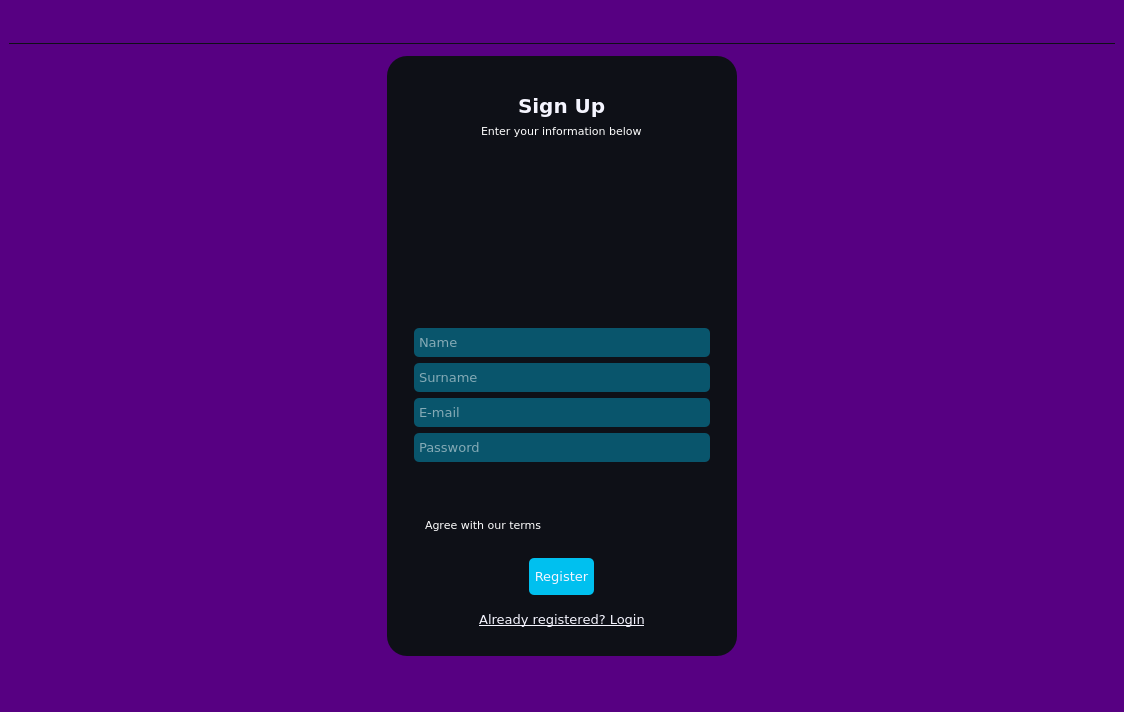
<?xml version="1.0" encoding="UTF-8"?>
<ui version="4.0">
 <class>MainWindow</class>
 <widget class="QMainWindow" name="MainWindow">
  <property name="geometry">
   <rect>
    <x>0</x>
    <y>0</y>
    <width>1124</width>
    <height>712</height>
   </rect>
  </property>
  <property name="minimumSize">
   <size>
    <width>1124</width>
    <height>712</height>
   </size>
  </property>
  <property name="maximumSize">
   <size>
    <width>1124</width>
    <height>712</height>
   </size>
  </property>
  <property name="windowTitle">
   <string>Sign Up</string>
  </property>
  <property name="styleSheet">
   <string notr="true">
*{
	border:none;
	background-color:transparent;
	background: transparent;
	padding:0;
	margin:0;
	color:#fff;
	}

#centralwidget{

	background-color: rgb(87, 0, 130);

}

#widget{
	
	border-radius: 20px;
	background-color: rgb(14, 16, 23);
}

QLineEdit{
	
	padding: 5px 3px;
	background-color: rgba(0, 192, 239, 100);
	border-radius: 5px;
}

QLineEdit:hover{
	
	padding: 5px 3px;
	background-color: rgba(0, 192, 239);
	border-radius: 5px;
}

QPushButton{
	background-color: rgb(0, 192, 239);
	padding: 10px 5px;
	border-radius: 5px;
	color: rgb(245, 245, 255);
}

#to_login, #to_register{
	background-color:transparent;

}

#register_pushButton:hover {
	
	background-color: rgb(87, 0, 130);
}

#login_pushButton:hover {
	
	background-color: rgb(87, 0, 130);

}

</string>
  </property>
  <widget class="QWidget" name="centralwidget">
   <property name="styleSheet">
    <string notr="true"/>
   </property>
   <layout class="QVBoxLayout" name="verticalLayout">
    <item alignment="Qt::AlignTop">
     <widget class="QFrame" name="header_frame">
      <property name="minimumSize">
       <size>
        <width>0</width>
        <height>0</height>
       </size>
      </property>
      <property name="styleSheet">
       <string notr="true">#header_frame{
	border-bottom: 1px solid;
	border-bottom-color: rgb(14, 16, 23);

}

</string>
      </property>
      <property name="frameShape">
       <enum>QFrame::StyledPanel</enum>
      </property>
      <property name="frameShadow">
       <enum>QFrame::Raised</enum>
      </property>
      <layout class="QHBoxLayout" name="horizontalLayout_2">
       <property name="spacing">
        <number>0</number>
       </property>
       <property name="leftMargin">
        <number>0</number>
       </property>
       <property name="topMargin">
        <number>0</number>
       </property>
       <property name="rightMargin">
        <number>0</number>
       </property>
       <property name="bottomMargin">
        <number>0</number>
       </property>
       <item alignment="Qt::AlignRight|Qt::AlignTop">
        <widget class="QFrame" name="top_left_btns">
         <property name="styleSheet">
          <string notr="true">QPushButton{
	background-color:none;
	
}

QPushButton:hover{
	background-color:rgb(0, 192, 239);
	border-radius:10px;
}</string>
         </property>
         <property name="frameShape">
          <enum>QFrame::StyledPanel</enum>
         </property>
         <property name="frameShadow">
          <enum>QFrame::Raised</enum>
         </property>
         <layout class="QHBoxLayout" name="horizontalLayout">
          <property name="spacing">
           <number>10</number>
          </property>
          <property name="leftMargin">
           <number>0</number>
          </property>
          <property name="topMargin">
           <number>0</number>
          </property>
          <property name="rightMargin">
           <number>0</number>
          </property>
          <property name="bottomMargin">
           <number>0</number>
          </property>
          <item alignment="Qt::AlignTop">
           <widget class="QPushButton" name="minimize_pushButton">
            <property name="text">
             <string/>
            </property>
            <property name="icon">
             <iconset resource="../icons/icon.qrc">
              <normaloff>:/icon-w/minimize-w.ico</normaloff>:/icon-w/minimize-w.ico</iconset>
            </property>
           </widget>
          </item>
          <item alignment="Qt::AlignTop">
           <widget class="QPushButton" name="close_pushButton">
            <property name="styleSheet">
             <string notr="true"/>
            </property>
            <property name="text">
             <string/>
            </property>
            <property name="icon">
             <iconset resource="../icons/icon.qrc">
              <normaloff>:/icon-w/close-w.ico</normaloff>:/icon-w/close-w.ico</iconset>
            </property>
           </widget>
          </item>
         </layout>
        </widget>
       </item>
      </layout>
     </widget>
    </item>
    <item alignment="Qt::AlignHCenter|Qt::AlignVCenter">
     <widget class="QWidget" name="widget" native="true">
      <property name="minimumSize">
       <size>
        <width>350</width>
        <height>600</height>
       </size>
      </property>
      <property name="maximumSize">
       <size>
        <width>350</width>
        <height>500</height>
       </size>
      </property>
      <layout class="QVBoxLayout" name="verticalLayout_2">
       <item>
        <widget class="QStackedWidget" name="stackedWidget">
         <property name="currentIndex">
          <number>0</number>
         </property>
         <widget class="QWidget" name="registerPage">
          <layout class="QVBoxLayout" name="verticalLayout_3">
           <item alignment="Qt::AlignHCenter">
            <widget class="QLabel" name="label">
             <property name="text">
              <string/>
             </property>
             <property name="pixmap">
              <pixmap resource="../icons/icon.qrc">:/img/profile-w.png</pixmap>
             </property>
            </widget>
           </item>
           <item alignment="Qt::AlignHCenter|Qt::AlignTop">
            <widget class="QLabel" name="label_2">
             <property name="font">
              <font>
               <family>Verdana</family>
               <pointsize>15</pointsize>
               <weight>75</weight>
               <bold>true</bold>
              </font>
             </property>
             <property name="styleSheet">
              <string notr="true">color: rgb(245, 245, 255);</string>
             </property>
             <property name="text">
              <string>Sign Up</string>
             </property>
            </widget>
           </item>
           <item alignment="Qt::AlignHCenter|Qt::AlignTop">
            <widget class="QLabel" name="label_3">
             <property name="font">
              <font>
               <family>Verdana</family>
               <pointsize>8</pointsize>
              </font>
             </property>
             <property name="text">
              <string>Enter your information below</string>
             </property>
            </widget>
           </item>
           <item>
            <spacer name="verticalSpacer">
             <property name="orientation">
              <enum>Qt::Vertical</enum>
             </property>
             <property name="sizeHint" stdset="0">
              <size>
               <width>20</width>
               <height>40</height>
              </size>
             </property>
            </spacer>
           </item>
           <item>
            <widget class="QFrame" name="frame">
             <property name="frameShape">
              <enum>QFrame::StyledPanel</enum>
             </property>
             <property name="frameShadow">
              <enum>QFrame::Raised</enum>
             </property>
             <layout class="QVBoxLayout" name="verticalLayout_4">
              <item>
               <widget class="QLineEdit" name="name_lineEdit">
                <property name="font">
                 <font>
                  <family>Verdana</family>
                  <pointsize>10</pointsize>
                 </font>
                </property>
                <property name="inputMethodHints">
                 <set>Qt::ImhNone</set>
                </property>
                <property name="echoMode">
                 <enum>QLineEdit::Normal</enum>
                </property>
                <property name="placeholderText">
                 <string>Name</string>
                </property>
               </widget>
              </item>
              <item>
               <widget class="QLineEdit" name="surname_lineEdit">
                <property name="font">
                 <font>
                  <family>Verdana</family>
                  <pointsize>10</pointsize>
                 </font>
                </property>
                <property name="placeholderText">
                 <string>Surname</string>
                </property>
               </widget>
              </item>
              <item>
               <widget class="QLineEdit" name="register_email_lineEdit">
                <property name="font">
                 <font>
                  <family>Verdana</family>
                  <pointsize>10</pointsize>
                  <weight>50</weight>
                  <bold>false</bold>
                 </font>
                </property>
                <property name="inputMethodHints">
                 <set>Qt::ImhNone</set>
                </property>
                <property name="placeholderText">
                 <string>E-mail</string>
                </property>
               </widget>
              </item>
              <item>
               <widget class="QLineEdit" name="register_password_lineEdit">
                <property name="font">
                 <font>
                  <family>Verdana</family>
                  <pointsize>10</pointsize>
                 </font>
                </property>
                <property name="echoMode">
                 <enum>QLineEdit::Password</enum>
                </property>
                <property name="placeholderText">
                 <string>Password</string>
                </property>
               </widget>
              </item>
              <item>
               <spacer name="verticalSpacer_2">
                <property name="orientation">
                 <enum>Qt::Vertical</enum>
                </property>
                <property name="sizeHint" stdset="0">
                 <size>
                  <width>20</width>
                  <height>40</height>
                 </size>
                </property>
               </spacer>
              </item>
             </layout>
            </widget>
           </item>
           <item>
            <widget class="QCheckBox" name="checkBox">
             <property name="font">
              <font>
               <family>Verdana</family>
               <pointsize>8</pointsize>
              </font>
             </property>
             <property name="styleSheet">
              <string notr="true">QCheckBox{
	padding-bottom:20px;
}

</string>
             </property>
             <property name="text">
              <string>Agree with our terms</string>
             </property>
             <property name="tristate">
              <bool>false</bool>
             </property>
            </widget>
           </item>
           <item alignment="Qt::AlignHCenter">
            <widget class="QPushButton" name="register_pushButton">
             <property name="font">
              <font>
               <family>Verdana</family>
               <pointsize>10</pointsize>
              </font>
             </property>
             <property name="cursor">
              <cursorShape>ArrowCursor</cursorShape>
             </property>
             <property name="styleSheet">
              <string notr="true"/>
             </property>
             <property name="text">
              <string>Register</string>
             </property>
            </widget>
           </item>
           <item alignment="Qt::AlignHCenter">
            <widget class="QPushButton" name="to_login">
             <property name="font">
              <font>
               <family>Verdana</family>
               <pointsize>10</pointsize>
               <underline>true</underline>
              </font>
             </property>
             <property name="cursor">
              <cursorShape>PointingHandCursor</cursorShape>
             </property>
             <property name="styleSheet">
              <string notr="true">QPushButton:hover{
	
	color: rgb(173, 65, 255);

}</string>
             </property>
             <property name="text">
              <string>Already registered? Login</string>
             </property>
            </widget>
           </item>
          </layout>
         </widget>
         <widget class="QWidget" name="loginPage">
          <layout class="QVBoxLayout" name="verticalLayout_6">
           <item alignment="Qt::AlignHCenter">
            <widget class="QLabel" name="label_5">
             <property name="text">
              <string/>
             </property>
             <property name="pixmap">
              <pixmap resource="../icons/icon.qrc">:/img/profile-w.png</pixmap>
             </property>
            </widget>
           </item>
           <item alignment="Qt::AlignHCenter">
            <widget class="QLabel" name="label_4">
             <property name="font">
              <font>
               <family>Verdana</family>
               <pointsize>15</pointsize>
               <weight>75</weight>
               <bold>true</bold>
              </font>
             </property>
             <property name="styleSheet">
              <string notr="true">color: rgb(245, 245, 255);</string>
             </property>
             <property name="text">
              <string>Log In</string>
             </property>
            </widget>
           </item>
           <item alignment="Qt::AlignHCenter">
            <widget class="QLabel" name="label_6">
             <property name="font">
              <font>
               <family>Verdana</family>
               <pointsize>8</pointsize>
              </font>
             </property>
             <property name="styleSheet">
              <string notr="true">color: rgb(245, 245, 255);</string>
             </property>
             <property name="text">
              <string>Enter your information below</string>
             </property>
            </widget>
           </item>
           <item>
            <spacer name="verticalSpacer_3">
             <property name="orientation">
              <enum>Qt::Vertical</enum>
             </property>
             <property name="sizeHint" stdset="0">
              <size>
               <width>20</width>
               <height>100</height>
              </size>
             </property>
            </spacer>
           </item>
           <item alignment="Qt::AlignTop">
            <widget class="QFrame" name="frame_2">
             <property name="frameShape">
              <enum>QFrame::StyledPanel</enum>
             </property>
             <property name="frameShadow">
              <enum>QFrame::Raised</enum>
             </property>
             <layout class="QVBoxLayout" name="verticalLayout_5">
              <item>
               <widget class="QLineEdit" name="email_lineEdit">
                <property name="font">
                 <font>
                  <family>Verdana</family>
                  <pointsize>10</pointsize>
                  <weight>50</weight>
                  <bold>false</bold>
                 </font>
                </property>
                <property name="styleSheet">
                 <string notr="true"/>
                </property>
                <property name="placeholderText">
                 <string>E-mail</string>
                </property>
               </widget>
              </item>
              <item>
               <widget class="QLineEdit" name="password_lineEdit">
                <property name="minimumSize">
                 <size>
                  <width>0</width>
                  <height>0</height>
                 </size>
                </property>
                <property name="font">
                 <font>
                  <family>Verdana</family>
                  <pointsize>10</pointsize>
                 </font>
                </property>
                <property name="echoMode">
                 <enum>QLineEdit::Password</enum>
                </property>
                <property name="placeholderText">
                 <string>Password</string>
                </property>
               </widget>
              </item>
             </layout>
            </widget>
           </item>
           <item>
            <spacer name="verticalSpacer_4">
             <property name="orientation">
              <enum>Qt::Vertical</enum>
             </property>
             <property name="sizeHint" stdset="0">
              <size>
               <width>20</width>
               <height>50</height>
              </size>
             </property>
            </spacer>
           </item>
           <item alignment="Qt::AlignHCenter">
            <widget class="QPushButton" name="login_pushButton">
             <property name="font">
              <font>
               <family>Verdana</family>
               <pointsize>10</pointsize>
              </font>
             </property>
             <property name="text">
              <string>Login</string>
             </property>
            </widget>
           </item>
           <item alignment="Qt::AlignHCenter">
            <widget class="QPushButton" name="to_register">
             <property name="font">
              <font>
               <family>Verdana</family>
               <pointsize>10</pointsize>
               <underline>true</underline>
              </font>
             </property>
             <property name="cursor">
              <cursorShape>PointingHandCursor</cursorShape>
             </property>
             <property name="styleSheet">
              <string notr="true">QPushButton:hover{
	
	color: rgb(173, 65, 255);

}</string>
             </property>
             <property name="text">
              <string>Not registered? Register</string>
             </property>
            </widget>
           </item>
          </layout>
         </widget>
        </widget>
       </item>
      </layout>
     </widget>
    </item>
    <item>
     <widget class="QFrame" name="footer_frame">
      <property name="minimumSize">
       <size>
        <width>0</width>
        <height>40</height>
       </size>
      </property>
      <property name="frameShape">
       <enum>QFrame::StyledPanel</enum>
      </property>
      <property name="frameShadow">
       <enum>QFrame::Raised</enum>
      </property>
     </widget>
    </item>
   </layout>
  </widget>
 </widget>
 <resources>
  <include location="../icons/icon.qrc"/>
 </resources>
 <connections/>
</ui>
